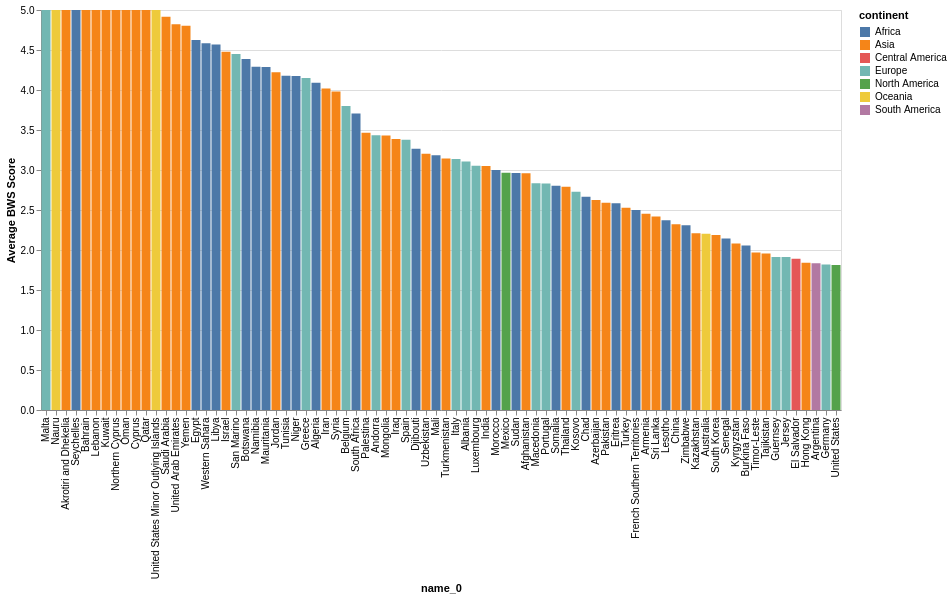

Notebook code cell kept with this figure:
### Code cell
# altair graficar estres hidrico por pais, colorear por continente, promediar por name_0
alt.Chart(
    avg_country[avg_country['bws_score'] > 0]
    .sort_values(by='bws_score', ascending=False)
    .head(80)
).mark_bar().encode(
    x=alt.X('name_0:N', sort='-y'),
    y=alt.Y('bws_score:Q', title='Average BWS Score'),
    color=alt.Color('continent:N')
).properties(
    width=800,
    height=400
).configure_axisX(
    labelAngle=-90
)

### Figure 1 — Vega-Lite specification as saved in the notebook (floating-point values rounded to 4 significant figures)
{"config": {"view": {"continuousWidth": 300, "continuousHeight": 300}, "axisX": {"labelAngle": -90}}, "data": {"name": "data-4a3b5697874ff33da8b85758e6f7208c"}, "mark": {"type": "bar"}, "encoding": {"color": {"field": "continent", "type": "nominal"}, "x": {"field": "name_0", "sort": "-y", "type": "nominal"}, "y": {"field": "bws_score", "title": "Average BWS Score", "type": "quantitative"}}, "height": 400, "width": 800, "$schema": "https://vega.github.io/schema/vega-lite/v6.1.0.json", "datasets": {"data-4a3b5697874ff33da8b85758e6f7208c": [{"name_0": "Malta", "bws_score": 5.0, "continent": "Europe"}, {"name_0": "Nauru", "bws_score": 5.0, "continent": "Oceania"}, {"name_0": "Akrotiri and Dhekelia", "bws_score": 5.0, "continent": "Asia"}, {"name_0": "Seychelles", "bws_score": 5.0, "continent": "Africa"}, {"name_0": "Bahrain", "bws_score": 5.0, "continent": "Asia"}, {"name_0": "Lebanon", "bws_score": 5.0, "continent": "Asia"}, {"name_0": "Kuwait", "bws_score": 5.0, "continent": "Asia"}, {"name_0": "Northern Cyprus", "bws_score": 5.0, "continent": "Asia"}, {"name_0": "Oman", "bws_score": 5.0, "continent": "Asia"}, {"name_0": "Cyprus", "bws_score": 5.0, "continent": "Asia"}, {"name_0": "Qatar", "bws_score": 5.0, "continent": "Asia"}, {"name_0": "United States Minor Outlying Islands", "bws_score": 5.0, "continent": "Oceania"}, {"name_0": "Saudi Arabia", "bws_score": 4.917, "continent": "Asia"}, {"name_0": "United Arab Emirates", "bws_score": 4.821, "continent": "Asia"}, {"name_0": "Yemen", "bws_score": 4.802, "continent": "Asia"}, {"name_0": "Egypt", "bws_score": 4.626, "continent": "Africa"}, {"name_0": "Western Sahara", "bws_score": 4.583, "continent": "Africa"}, {"name_0": "Libya", "bws_score": 4.569, "continent": "Africa"}, {"name_0": "Israel", "bws_score": 4.479, "continent": "Asia"}, {"name_0": "San Marino", "bws_score": 4.449, "continent": "Europe"}, {"name_0": "Botswana", "bws_score": 4.387, "continent": "Africa"}, {"name_0": "Namibia", "bws_score": 4.29, "continent": "Africa"}, {"name_0": "Mauritania", "bws_score": 4.289, "continent": "Africa"}, {"name_0": "Jordan", "bws_score": 4.222, "continent": "Asia"}, {"name_0": "Tunisia", "bws_score": 4.179, "continent": "Africa"}, {"name_0": "Niger", "bws_score": 4.174, "continent": "Africa"}, {"name_0": "Greece", "bws_score": 4.151, "continent": "Europe"}, {"name_0": "Algeria", "bws_score": 4.09, "continent": "Africa"}, {"name_0": "Iran", "bws_score": 4.02, "continent": "Asia"}, {"name_0": "Syria", "bws_score": 3.981, "continent": "Asia"}, {"name_0": "Belgium", "bws_score": 3.8, "continent": "Europe"}, {"name_0": "South Africa", "bws_score": 3.705, "continent": "Africa"}, {"name_0": "Palestina", "bws_score": 3.466, "continent": "Asia"}, {"name_0": "Andorra", "bws_score": 3.434, "continent": "Europe"}, {"name_0": "Mongolia", "bws_score": 3.43, "continent": "Asia"}, {"name_0": "Iraq", "bws_score": 3.386, "continent": "Asia"}, {"name_0": "Spain", "bws_score": 3.378, "continent": "Europe"}, {"name_0": "Djibouti", "bws_score": 3.265, "continent": "Africa"}, {"name_0": "Uzbekistan", "bws_score": 3.202, "continent": "Asia"}, {"name_0": "Mali", "bws_score": 3.186, "continent": "Africa"}, {"name_0": "Turkmenistan", "bws_score": 3.145, "continent": "Asia"}, {"name_0": "Italy", "bws_score": 3.138, "continent": "Europe"}, {"name_0": "Albania", "bws_score": 3.108, "continent": "Europe"}, {"name_0": "Luxembourg", "bws_score": 3.054, "continent": "Europe"}, {"name_0": "India", "bws_score": 3.051, "continent": "Asia"}, {"name_0": "Morocco", "bws_score": 2.999, "continent": "Africa"}, {"name_0": "Mexico", "bws_score": 2.967, "continent": "North America"}, {"name_0": "Sudan", "bws_score": 2.961, "continent": "Africa"}, {"name_0": "Afghanistan", "bws_score": 2.958, "continent": "Asia"}, {"name_0": "Macedonia", "bws_score": 2.833, "continent": "Europe"}, {"name_0": "Portugal", "bws_score": 2.831, "continent": "Europe"}, {"name_0": "Somalia", "bws_score": 2.805, "continent": "Africa"}, {"name_0": "Thailand", "bws_score": 2.79, "continent": "Asia"}, {"name_0": "Kosovo", "bws_score": 2.729, "continent": "Europe"}, {"name_0": "Chad", "bws_score": 2.665, "continent": "Africa"}, {"name_0": "Azerbaijan", "bws_score": 2.624, "continent": "Asia"}, {"name_0": "Pakistan", "bws_score": 2.591, "continent": "Asia"}, {"name_0": "Eritrea", "bws_score": 2.584, "continent": "Africa"}, {"name_0": "Turkey", "bws_score": 2.528, "continent": "Asia"}, {"name_0": "French Southern Territories", "bws_score": 2.5, "continent": "Africa"}, {"name_0": "Armenia", "bws_score": 2.452, "continent": "Asia"}, {"name_0": "Sri Lanka", "bws_score": 2.419, "continent": "Asia"}, {"name_0": "Lesotho", "bws_score": 2.372, "continent": "Africa"}, {"name_0": "China", "bws_score": 2.322, "continent": "Asia"}, {"name_0": "Zimbabwe", "bws_score": 2.309, "continent": "Africa"}, {"name_0": "Kazakhstan", "bws_score": 2.21, "continent": "Asia"}, {"name_0": "Australia", "bws_score": 2.202, "continent": "Oceania"}, {"name_0": "South Korea", "bws_score": 2.189, "continent": "Asia"}, {"name_0": "Senegal", "bws_score": 2.143, "continent": "Africa"}, {"name_0": "Kyrgyzstan", "bws_score": 2.081, "continent": "Asia"}, {"name_0": "Burkina Faso", "bws_score": 2.055, "continent": "Africa"}, {"name_0": "Timor-Leste", "bws_score": 1.968, "continent": "Asia"}, {"name_0": "Tajikistan", "bws_score": 1.956, "continent": "Asia"}, {"name_0": "Guernsey", "bws_score": 1.911, "continent": "Europe"}, {"name_0": "Jersey", "bws_score": 1.911, "continent": "Europe"}, {"name_0": "El Salvador", "bws_score": 1.89, "continent": "Central America"}, {"name_0": "Hong Kong", "bws_score": 1.84, "continent": "Asia"}, {"name_0": "Argentina", "bws_score": 1.836, "continent": "South America"}, {"name_0": "Germany", "bws_score": 1.819, "continent": "Europe"}, {"name_0": "United States", "bws_score": 1.814, "continent": "North America"}]}}
